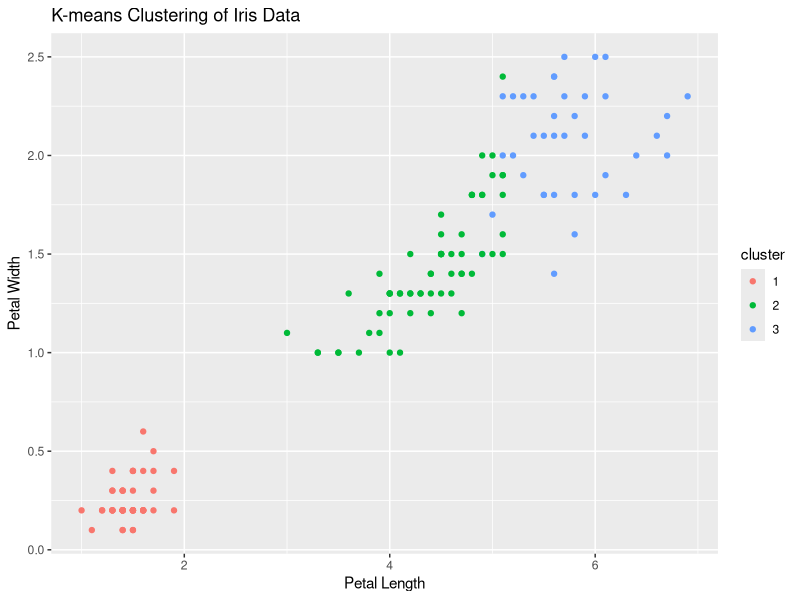

Reproduce this figure in R.
# Load the necessary library
library(datasets)

# Load the iris dataset
data("iris")

# View the first few rows of the dataset
head(iris)

# Prepare the data by removing the species column
iris_data <- iris[, -5]

# Set the number of clusters (k)
k <- 3

# Create the k-means clustering model
set.seed(123)  # For reproducibility
kmeans_model <- kmeans(iris_data, centers = k)

# Print the clustering results
print(kmeans_model)

# Add the cluster assignments to the original dataset
iris$cluster <- as.factor(kmeans_model$cluster)

# Visualize the clusters using a scatter plot
library(ggplot2)
ggplot(iris, aes(x = Petal.Length, y = Petal.Width, color = cluster)) +
  geom_point() +
  labs(title = "K-means Clustering of Iris Data", x = "Petal Length", y = "Petal Width")